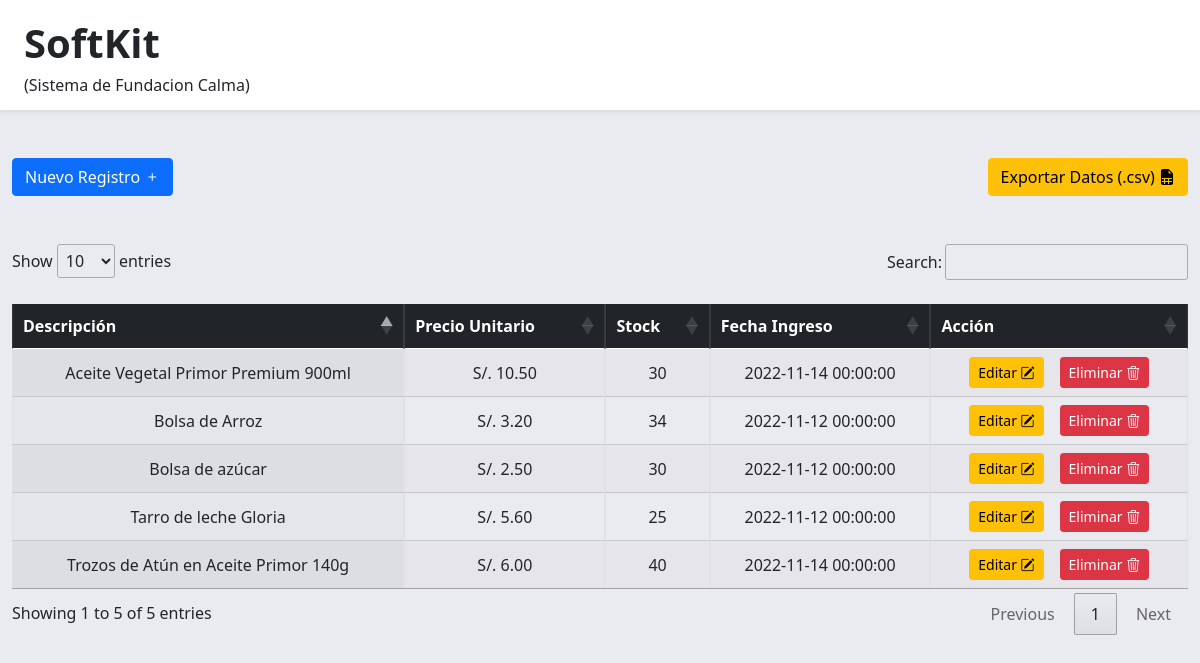
Screenshot of /pages/almacen.php with the database file from the repository.
### tables this page shows
CREATE TABLE `producto` (
  `id` int(11) NOT NULL,
  `descripcion` varchar(100) NOT NULL,
  `precioUnitario` decimal(11,2) NOT NULL,
  `stock` int(11) NOT NULL,
  `fechaIngreso` datetime NOT NULL,
  `estado` int(11) NOT NULL
);

### controller/index.php (called while the page is built, shortened)
<?php
function listAllProducts(){
    try{
        $connection=Database::connect();
        $sql="SELECT * FROM producto ORDER BY id DESC";
        $listKits=$connection->prepare($sql);
        $listKits->execute();
        $listKits=$listKits->fetchAll(PDO::FETCH_ASSOC);
        return $listKits;
    }catch(PDOException $e){
        debug_to_console($e);
    }
}
?>

### pages/almacen.php (the view, shortened to what this page needs)
<!DOCTYPE html>
<html lang="es">
<head>
    <?php require("../partials/head.php"); ?>
    <link rel="stylesheet" type="text/css" href="https://cdn.datatables.net/1.12.1/css/jquery.dataTables.css">
</head>
<body class="bg-main">
<?php
    require("../partials/header.php");
    require_once("../controller/index.php");
    $data = listAllProducts();
?>
<div class="container-fluid mt-5 d-flex justify-content-between">
    <a class="btn btn-primary" data-bs-toggle="modal" data-bs-target="#exampleModal" href="?nuevo=registro" role="button">Nuevo Registro <i class="bi bi-plus"></i></a>
    <button type="button" class="btn btn-warning">Exportar Datos (.csv) <i class="bi bi-file-earmark-spreadsheet-fill"></i></button>
</div>
<div class="container-fluid mt-5 mb-5">
<table id="table_id" class="display table pt-4 table-bordered">
    <thead class="table-dark text-center mx-auto">
        <tr>
            <th>Descripción</th>
            <th>Precio Unitario</th>
            <th>Stock</th>
            <th>Fecha Ingreso</th>
            <th>Acción</th>
        </tr>
    </thead>
    <tbody>
        <?php foreach ($data as $value) { ?>
            <tr class="text-center align-middle">
                <td><?php echo $value['descripcion']; ?></td>
                <td>S/. <?php echo $value['precioUnitario']; ?></td>
                <td><?php echo $value['stock']; ?></td>
                <td><?php echo $value['fechaIngreso']; ?></td>
                <td class="d-flex justify-content-center gap-3">
                    <a href="?id=<?php echo $value['id_producto']; ?>" class="btn btn-warning btn-sm" data-bs-toggle="modal" data-bs-target="#exampleModal">Editar <i class="bi bi-pencil-square"></i></a>
                    <a class="btn btn-danger btn-sm" data-bs-toggle="modal" data-bs-target="#exampleModalDel">Eliminar <i class="bi bi-trash3"></i></a>
                </td>
            </tr>
        <?php } ?>
    </tbody>
</table>
</div>
</body>
</html>

### assets/main.css (style rules this page uses)
.bg-main { background: #eaebf0; }

### rows the page displays
producto: descripcion "Trozos de Atún en Aceite Primor 140g", precioUnitario "6.00", stock "40", fechaIngreso "2022-11-14 00:00:00"
producto: descripcion "Aceite Vegetal Primor Premium 900ml", precioUnitario "10.50", stock "30", fechaIngreso "2022-11-14 00:00:00"
producto: descripcion "Bolsa de Arroz", precioUnitario "3.20", stock "34", fechaIngreso "2022-11-12 00:00:00"
producto: descripcion "Bolsa de azúcar", precioUnitario "2.50", stock "30", fechaIngreso "2022-11-12 00:00:00"
producto: descripcion "Tarro de leche Gloria", precioUnitario "5.60", stock "25", fechaIngreso "2022-11-12 00:00:00"
